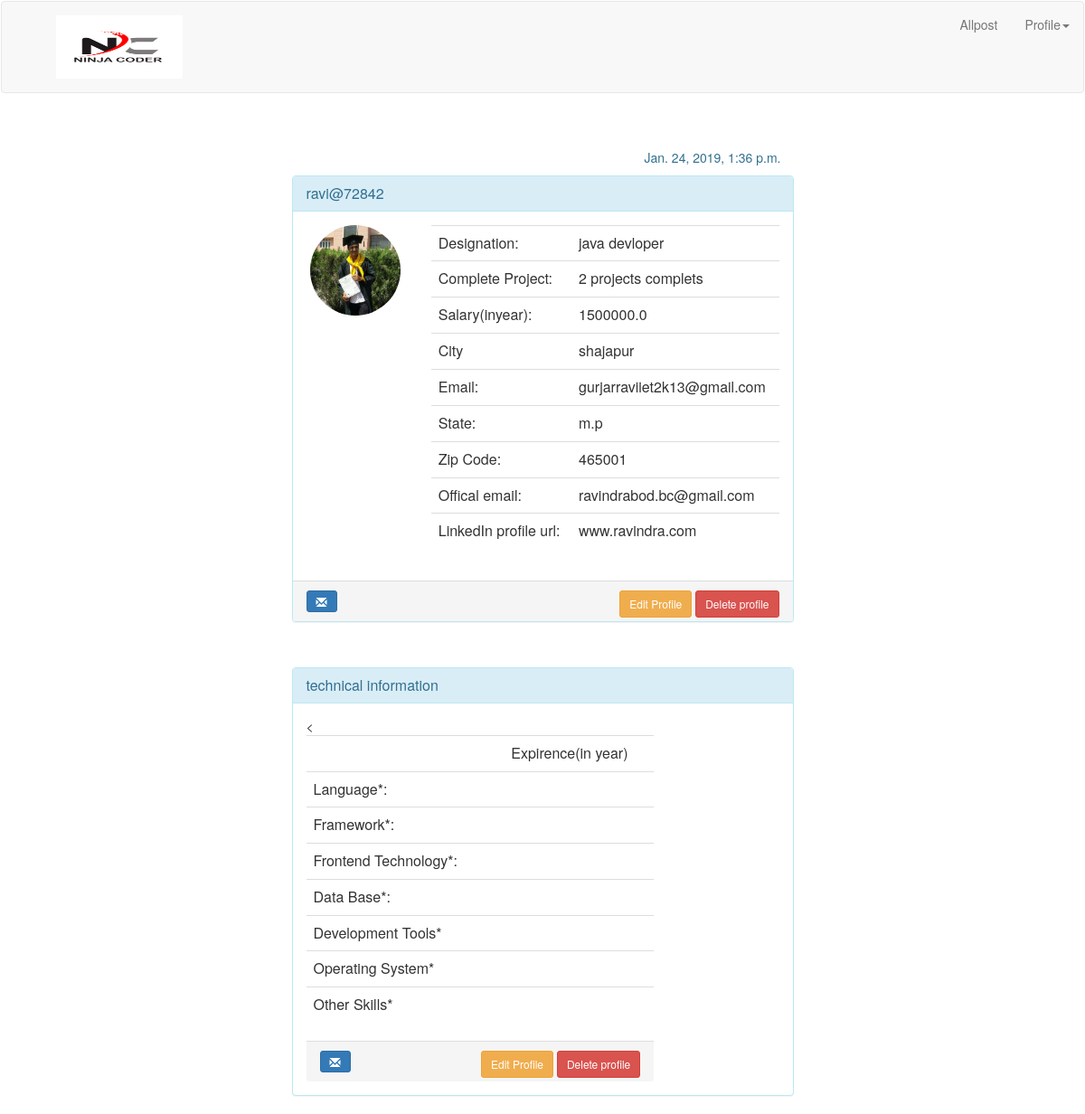
The page /free/ (signed in) on the database its author committed.
### YouTeamapp/models.py (models this page shows, shortened)
class devoloperprofile(models.Model):
    Pic=models.FileField(upload_to="images/",null=True)
    customer = models.ForeignKey(User,on_delete=models.CASCADE,primary_key=True)
    Datetime=models.DateTimeField(default=datetime.now(),blank=True)
    Designation=models.CharField(max_length=100)
    complete_project=models.CharField(max_length=100)
    salary_year=models.FloatField(null=True)
    salary_month=models.FloatField(null=True)
    salary_hour=models.FloatField(null=True)
    City=models.CharField(max_length=100,null=True)
    State=models.CharField(max_length=100,null=True)
    Zip_code=models.CharField(max_length=10,null=True)
    offical_email=models.CharField(max_length=80,null=False)
    LinkedIn_profile_url=models.CharField(max_length=100,null=True)
    cover=models.TextField(null=True)

### YouTeamapp/views/developer.py (the view)
# urls.py: url('free/', developer.autheview),
def autheview(request):
    if request.user.is_authenticated:
        try:
            user=User.objects.get(id=request.user.id)
            user_profile=devoloperprofile.objects.get(pk=user.id)
        except devoloperprofile.DoesNotExist:
            if request.method == 'GET':
                try:
                    profileob = profileForm()
                except profileForm.DoesNotExist:
                    return render(request, 'YouTeamapp/succes.html', {'msg': "Please Add Your Profile"})
                else:
                    return render(request, 'YouTeamapp/profile.html', {'pform': profileob ,'msg':'Add Your Profile'})
            if request.method == 'POST':
                profileob = profileForm(request.POST, request.FILES)
                if profileob.is_valid():
                    post = profileob.save(commit=False)
                    post.save()
                    return render(request, 'YouTeamapp/succes.html', {'msg': "Added Your Profile"})
                if ValueError:
                    return render(request, 'YouTeamapp/succes.html', {'msg': "Already Add Profile "})
        else:
            return render(request,'YouTeamapp/free.html',{"user":user,"user_profile":user_profile,})

### templates/YouTeamapp/free.html (shortened to what this page needs)
{% extends 'YouTeamapp/base.html' %}
{%block baseblock %}
<link href="//netdna.bootstrapcdn.com/bootstrap/3.1.0/css/bootstrap.min.css" rel="stylesheet" id="bootstrap-css">
<div class="container">
      <div class="row">
      <div class="col-md-5  toppad  pull-right col-md-offset-3 ">
       <br>
<p class=" text-info">{{user_profile.Datetime}}</p>
      </div>
        <div class="col-xs-12 col-sm-12 col-md-6 col-lg-6 col-xs-offset-0 col-sm-offset-0 col-md-offset-3 col-lg-offset-3 toppad" >
          <div class="panel panel-info">
            <div class="panel-heading">
              <h3 class="panel-title">{{user.username}}</h3>
            </div>
            <div class="panel-body">
              <div class="row">
                <div class="col-md-3 col-lg-3 " align="center"> <img src="{{user_profile.Pic.url}}" class="img-circle" alt="Cinque Terre" width="100" height="100" class="img-circle img-responsive"> </div>
                <div class=" col-md-9 col-lg-9 ">
                  <table class="table table-user-information">
                    <tbody>
                      <tr>
                        <td>Designation:</td>
                        <td>{{user_profile.Designation}}</td>
                      </tr>
                      <tr>
                        <td>Complete Project:</td>
                        <td>{{user_profile.complete_project}}</td>
                      </tr>
                      <tr>
                        <td>Salary(inyear):</td>
                        <td>{{user_profile.salary_year}}</td>
                      </tr>
                        <tr>
                        <td>City</td>
                        <td>{{user_profile.City}}</td>
                      </tr>
                      <tr>
                        <td>Email:</td>
                        <td>{{user.email}}</td>
                      </tr>
                      <tr>
                        <td>State:</td>
                        <td>{{user_profile.State}}
                        </td>
                      </tr>
                      <tr>
                        <td>Zip Code:</td>
                        <td>{{user_profile.Zip_code}}
                        </td>
                      </tr>
                      <tr>
                        <td>Offical email:</td>
                        <td>{{user_profile.offical_email}}</td>
                      </tr>
                      <tr>
                        <td>LinkedIn profile url:</td>
                        <td>{{user_profile.LinkedIn_profile_url}}
                        </td>
                      </tr>
                    </tbody>
                  </table>
                </div>
              </div>
            </div>
                <div class="panel-footer">
                        <a data-original-title="Broadcast Message" data-toggle="tooltip" type="button" class="btn btn-sm btn-primary"><i class="glyphicon glyphicon-envelope"></i></a>
                        <span class="pull-right">
                            <a href="/edit" data-original-title="Edit this user" data-toggle="tooltip" type="button" class="btn btn-sm btn-warning">Edit Profile</a>
                            <a href="/deletepost" onclick="return confirm('Are you sure?')"  class="btn btn-sm btn-danger">Delete profile </a>
                        </span>
                    </div>
          </div>
        </div>
      </div>
    </div>
    <div class="container">
          <div class="row">
          <div class="col-md-5  toppad  pull-right col-md-offset-3 ">
           <br>
          </div>
            <div class="col-xs-12 col-sm-12 col-md-6 col-lg-6 col-xs-offset-0 col-sm-offset-0 col-md-offset-3 col-lg-offset-3 toppad" >
              <div class="panel panel-info">
                <div class="panel-heading">
                  <h3 class="panel-title">technical information</h3>
                </div>
                <div class="panel-body">
                  <div class="row">
    <div class=" col-md-9 col-lg-9 ">
      <table class="table table-user-information">
        <tbody>
              <tr>
            <td></td>
            <td></td>
            <td>Expirence(in year)</td>
          </tr>
          <tr>
            <td>Language*:</td>
            <td>{{user_exp.programing_language}}</td>
            <td>{{user_exp.expirencepl}}</td>
          </tr>
          <tr>
            <td>Framework*:</td>
          <td>{{user_exp.framework}}</td>
          <td>{{user_exp.expirencefw}}</td>
          </tr>
             <tr>
                 <tr>
            <td>Frontend Technology*:</td>
          <td>{{user_exp.frontend_technology}}</td>
          <td>{{user_exp.expirenceft}}</td>
          </tr>
            <tr>
            <td>Data Base*:</td>
          <td>{{user_exp.data_base}}</td>
          <td>{{user_exp.expirencedb}}</td>
          </tr>
          <tr>
            <td>Development Tools*</td>
          <td>{{user_exp.development_tools}}</td>
          <td>{{user_exp.expirence}}</td>
        </tr><tr>
            <td>Operating System*</td>
          <td>{{user_exp.operating_system}}</td>
          <td>{{user_exp.expirence}}</td>
          </tr>
          <tr>
              <td>Other Skills*</td>
          <td>{{user_exp.other_skills}}</td>
          <td>{{user_exp.expirenceos}}</td>
            </tr>
        </tbody>
      </table>
      <div class="panel-footer">
              <a data-original-title="Broadcast Message" data-toggle="tooltip" type="button" class="btn btn-sm btn-primary"><i class="glyphicon glyphicon-envelope"></i></a>
              <span class="pull-right">
                  <a href="/techedit" data-original-title="Edit this user" data-toggle="tooltip" type="button" class="btn btn-sm btn-warning">Edit Profile</a>
                  <a href="/deletetech" onclick="return confirm('Are you sure?')"  class="btn btn-sm btn-danger">Delete profile </a>
              </span>
          </div>
</div>
</div>
</div>
</div>
    {% endblock%}

### templates/YouTeamapp/base.html (shortened to what this page needs)
<html lang="en">
  {% load staticfiles %}
<head>
  <link rel="stylesheet" href="{% static 'css/base.css' %}">
</head>
<body>
<div class="navbar">
  <nav class="navbar navbar-default">
    <div class="container-fluid">
    <ul class="nav navbar-nav">
      <li><a href="#"></a></li>
      <li><a class="active"><img src="{% static "images/mono.jpg"  %}" height="70" width="140"></a></li><br>
    </ul>
    <ul class="nav navbar-nav navbar-right">
          <li><a class="active" href="/all" class="yt-btn yt-btn--light-green visible">Allpost</a></li>
 {% if request.user.is_authenticated is not False%}
          <li class="dropdown"><a class="dropdown-toggle" data-toggle="dropdown" href="#">Profile<span class="caret"></span></a>
        </li>
 {%endif%}
    </ul>
  </div>
  </div>
  {%block baseblock %}
  {% endblock %}
</body>
</html>

### rows shown on the page
devoloperprofile: Datetime "Jan. 24, 2019, 1:36 p.m.", Pic (picture), Designation "java devloper", complete_project "2 projects complets", salary_year "1500000.0", City "shajapur", State "m.p", Zip_code "465001", offical_email "ravindrabod.bc@gmail.com", LinkedIn_profile_url "www.ravindra.com"

### other values the page prints
{{ user.username }} "ravi@72842"
{{ user.email }} "gurjarraviiet2k13@gmail.com"
